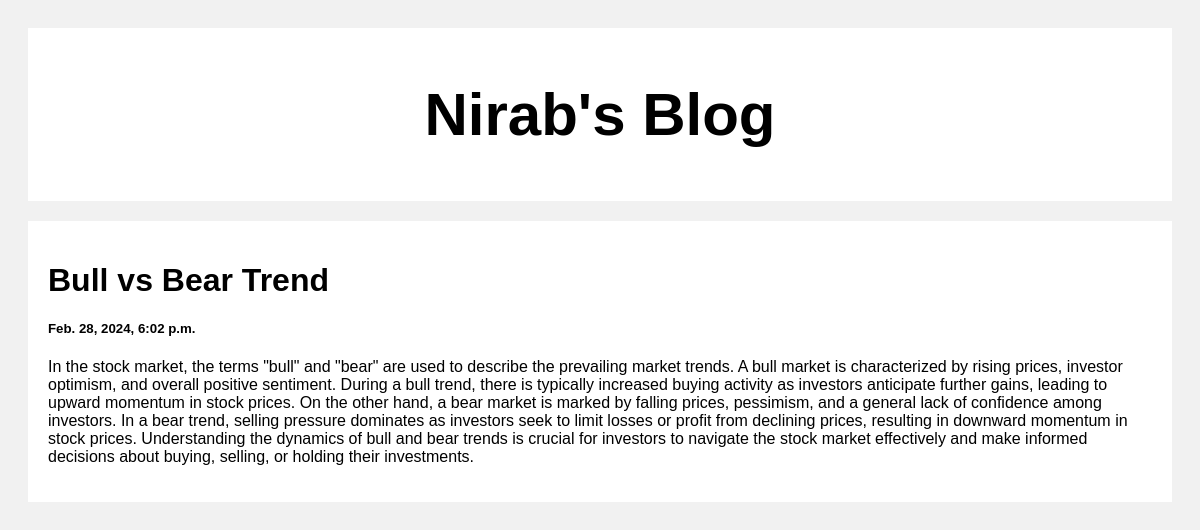
Screenshot of /post/2 with the database file from the repository.
### posts/models.py (models this page shows)
class Post(models.Model):
    title = models.CharField(max_length=100)
    body = models.CharField(max_length=1000000)
    created_at = models.DateTimeField(default=datetime.now, blank=True)

### posts/views.py (the view)
# urls.py: path('post/<str:pk>',views.post, name='post')
def post(request, pk):
    posts = Post.objects.get(pk=pk)
    return render(request, 'posts.html',  {'posts': posts})

### templates/posts.html (shortened to what this page needs)
<!DOCTYPE html>
<html>
<head>
</head>
<body>
<div class="header">
  <h2>Nirab's Blog</h2>
</div>
<div class="row">
  <div class="leftcolumn">
    <div class="card">
        <h1>{{posts.title}}</h1>
        <h5>{{posts.created_at}}</h5>
        <p>{{posts.body}}</p>
    </div>
  </div>
</div>
</body>
</html>

### templates/posts.html (style rules this page uses)
* { box-sizing: border-box; }
body { font-family: Arial; padding: 20px; background: #f1f1f1; }
.header { padding: 2px; font-size: 40px; text-align: center; background: white; }
.leftcolumn { float: left; width: 100%; }
.card { background-color: white; padding: 20px; margin-top: 20px; }
.row:after { content: ""; display: table; clear: both; }

### rows the page displays
Post: title "Bull vs Bear Trend", created_at "Feb. 28, 2024, 6:02 p.m.", body "In the stock market, the terms \"bull\" and \"bear\" are used to describe the prevailing market trends. A bull market is characterized by rising prices, investor optimism, and overall positive sentiment. During a bull trend, there is typically increased buying activity as investors anticipate further gains, leading to upward momentum in stock prices. On the other hand, a bear market is marked by falling prices, pessimism, and a general lack of confidence among investors. In a bear trend, selling pressure dominates as investors seek to limit losses or profit from declining prices, resulting in downward momentum in stock prices. Understanding the dynamics of bull and bear trends is crucial for…"
